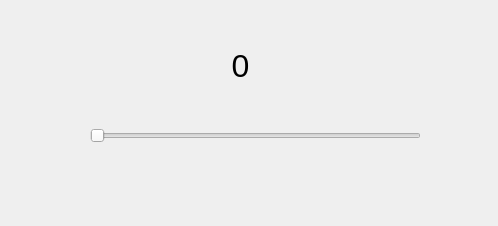
<?xml version="1.0" encoding="UTF-8"?>
<ui version="4.0">
 <class>MainWindow</class>
 <widget class="QMainWindow" name="MainWindow">
  <property name="geometry">
   <rect>
    <x>0</x>
    <y>0</y>
    <width>498</width>
    <height>226</height>
   </rect>
  </property>
  <property name="windowTitle">
   <string>MainWindow</string>
  </property>
  <widget class="QWidget" name="centralwidget">
   <widget class="QSlider" name="Slider">
    <property name="geometry">
     <rect>
      <x>90</x>
      <y>110</y>
      <width>331</width>
      <height>51</height>
     </rect>
    </property>
    <property name="maximum">
     <number>100</number>
    </property>
    <property name="orientation">
     <enum>Qt::Orientation::Horizontal</enum>
    </property>
   </widget>
   <widget class="QLabel" name="lblVal">
    <property name="geometry">
     <rect>
      <x>180</x>
      <y>40</y>
      <width>121</width>
      <height>51</height>
     </rect>
    </property>
    <property name="font">
     <font>
      <pointsize>24</pointsize>
     </font>
    </property>
    <property name="text">
     <string>0</string>
    </property>
    <property name="alignment">
     <set>Qt::AlignmentFlag::AlignCenter</set>
    </property>
   </widget>
  </widget>
 </widget>
 <resources/>
 <connections/>
</ui>
